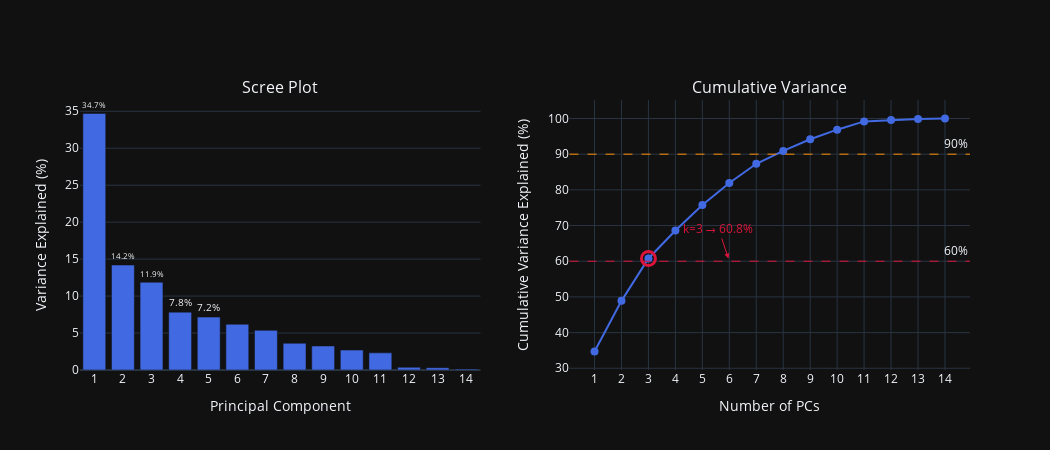

Here is the notebook cell this chart was saved with:
### Markdown cell above
### Question 3

### Code cell
from sklearn.decomposition import PCA
import numpy as np
import pandas as pd
import matplotlib.pyplot as plt

pca = PCA()
pca.fit(X)

T = pca.transform(X)  # scores
P = pca.components_    # loadings (rows = PCs)


#returns an array showing the percentage of the total dataset variance captured by each principal component
expl_var = pca.explained_variance_ratio_

#calculates the cumulative sum of elements in a NumPy array along a specified axis
cum_var  = np.cumsum(expl_var)

nFeatures = len(X.columns)

fig = make_subplots(rows=1, cols=2, subplot_titles=['Scree Plot', 'Cumulative Variance'])

# Scree plot
fig.add_trace(go.Bar(
    x=list(range(1, nFeatures+1)), y=expl_var * 100,
    marker_color=BLUE,
    text=[f'{v:.1f}%' for v in expl_var[:5]*100] + [''] * (nFeatures - 5),
    textposition='outside', showlegend=False
), row=1, col=1)

# Cumulative variance
fig.add_trace(go.Scatter(
    x=list(range(1, nFeatures+1)), y=cum_var * 100,
    mode='lines+markers', marker=dict(color=BLUE, size=8),
    showlegend=False
), row=1, col=2)

# Reference lines
fig.add_hline(y=60, line_dash='dash', line_color=RED, line_width=1,
              row=1, col=2, annotation_text='60%')
fig.add_hline(y=90, line_dash='dash', line_color=ORANGE, line_width=1,
              row=1, col=2, annotation_text='90%')

# Highlight k=3
fig.add_trace(go.Scatter(
    x=[3], y=[cum_var[2]*100], mode='markers',
    marker=dict(color=RED, size=14, symbol='circle-open', line=dict(width=3)),
    showlegend=False
), row=1, col=2)
fig.add_annotation(x=3, y=cum_var[2]*100, text=f'k=3 → {cum_var[2]*100:.1f}%',
                   xshift=80, font=dict(color=RED, size=12),
                   showarrow=True, arrowhead=2, arrowcolor=RED,
                   row=1, col=2)

fig.update_xaxes(title_text='Principal Component', dtick=1, row=1, col=1)
fig.update_xaxes(title_text='Number of PCs', dtick=1, row=1, col=2)
fig.update_yaxes(title_text='Variance Explained (%)', row=1, col=1)
fig.update_yaxes(title_text='Cumulative Variance Explained (%)', row=1, col=2)
fig.update_layout(height=450, width=1050)
fig.show()

print('Explained variance per PC:')
for i in range(nFeatures):
    print(f'  PC{i+1:>2d}: {expl_var[i]*100:5.1f}%   (cumulative: {cum_var[i]*100:5.1f}%)')

### Figure 1 — Plotly figure (JSON) as saved in the notebook; plotly's stock layout.template omitted (floating-point values rounded to 4 significant figures)
{"data": [{"marker": {"color": "#4169E1"}, "showlegend": false, "text": ["34.7%", "14.2%", "11.9%", "7.8%", "7.2%", "", "", "", "", "", "", "", "", ""], "textposition": "outside", "x": [1, 2, 3, 4, 5, 6, 7, 8, 9, 10, 11, 12, 13, 14], "y": [34.7, 14.19, 11.87, 7.829, 7.157, 6.191, 5.361, 3.62, 3.249, 2.697, 2.319, 0.3663, 0.3163, 0.13], "type": "bar", "xaxis": "x", "yaxis": "y"}, {"marker": {"color": "#4169E1", "size": 8}, "mode": "lines+markers", "showlegend": false, "x": [1, 2, 3, 4, 5, 6, 7, 8, 9, 10, 11, 12, 13, 14], "y": [34.7, 48.89, 60.76, 68.59, 75.75, 81.94, 87.3, 90.92, 94.17, 96.87, 99.19, 99.55, 99.87, 100.0], "type": "scatter", "xaxis": "x2", "yaxis": "y2"}, {"marker": {"color": "#DC143C", "line": {"width": 3}, "size": 14, "symbol": "circle-open"}, "mode": "markers", "showlegend": false, "x": [3], "y": [60.76], "type": "scatter", "xaxis": "x2", "yaxis": "y2"}], "layout": {"xaxis": {"anchor": "y", "domain": [0.0, 0.45], "title": {"text": "Principal Component"}, "dtick": 1}, "yaxis": {"anchor": "x", "domain": [0.0, 1.0], "title": {"text": "Variance Explained (%)"}}, "xaxis2": {"anchor": "y2", "domain": [0.55, 1.0], "title": {"text": "Number of PCs"}, "dtick": 1}, "yaxis2": {"anchor": "x2", "domain": [0.0, 1.0], "title": {"text": "Cumulative Variance Explained (%)"}}, "annotations": [{"font": {"size": 16}, "showarrow": false, "text": "Scree Plot", "x": 0.225, "xanchor": "center", "xref": "paper", "y": 1.0, "yanchor": "bottom", "yref": "paper"}, {"font": {"size": 16}, "showarrow": false, "text": "Cumulative Variance", "x": 0.775, "xanchor": "center", "xref": "paper", "y": 1.0, "yanchor": "bottom", "yref": "paper"}, {"showarrow": false, "text": "60%", "x": 1, "xanchor": "right", "xref": "x2 domain", "y": 60, "yanchor": "bottom", "yref": "y2"}, {"showarrow": false, "text": "90%", "x": 1, "xanchor": "right", "xref": "x2 domain", "y": 90, "yanchor": "bottom", "yref": "y2"}, {"arrowcolor": "#DC143C", "arrowhead": 2, "font": {"color": "#DC143C", "size": 12}, "showarrow": true, "text": "k=3 → 60.8%", "x": 3, "xref": "x2", "xshift": 80, "y": 60.76, "yref": "y2"}], "shapes": [{"line": {"color": "#DC143C", "dash": "dash", "width": 1}, "type": "line", "x0": 0, "x1": 1, "xref": "x2 domain", "y0": 60, "y1": 60, "yref": "y2"}, {"line": {"color": "#FF8C00", "dash": "dash", "width": 1}, "type": "line", "x0": 0, "x1": 1, "xref": "x2 domain", "y0": 90, "y1": 90, "yref": "y2"}], "height": 450, "width": 1050}}
